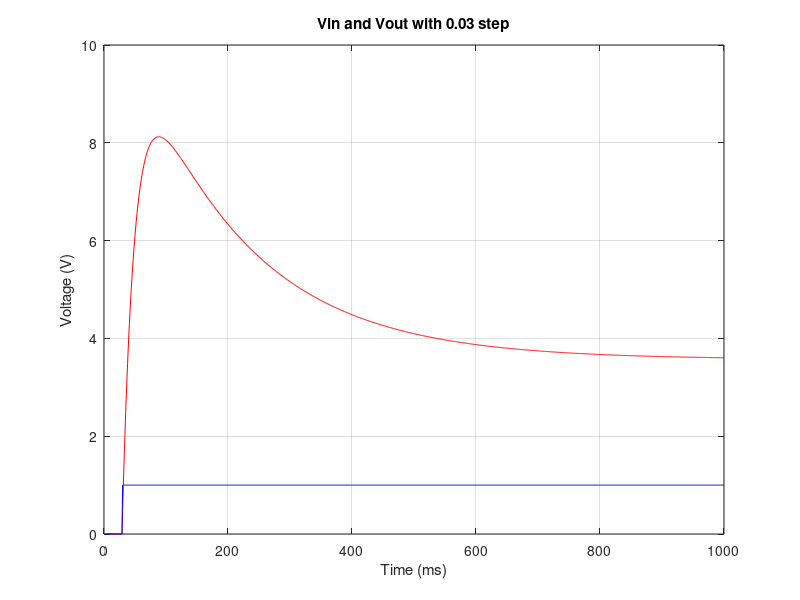
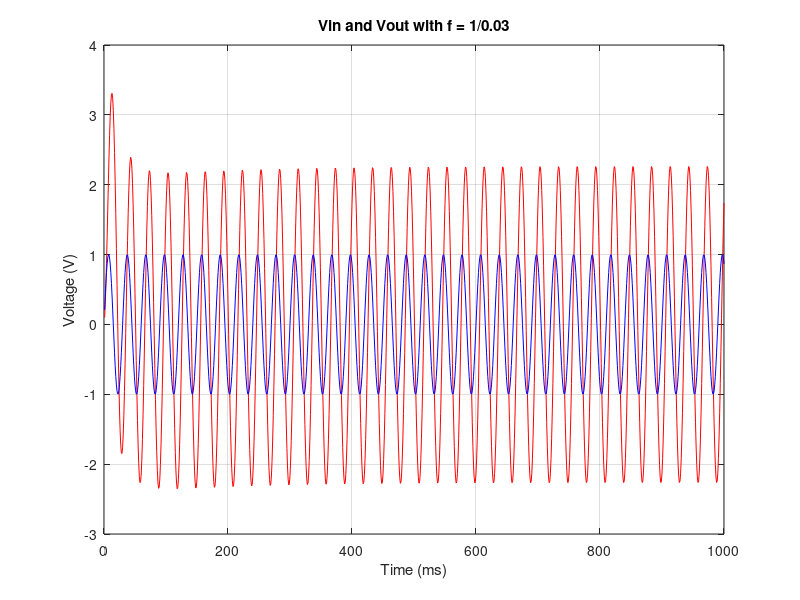
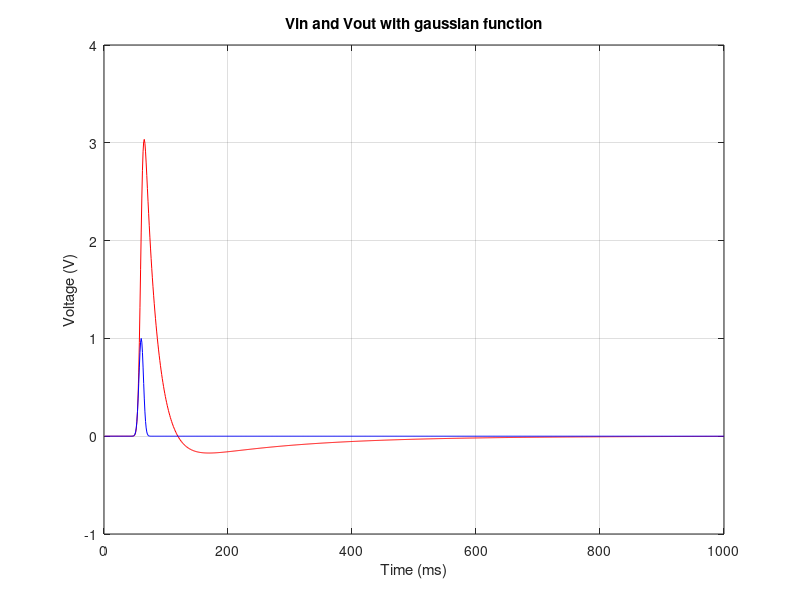
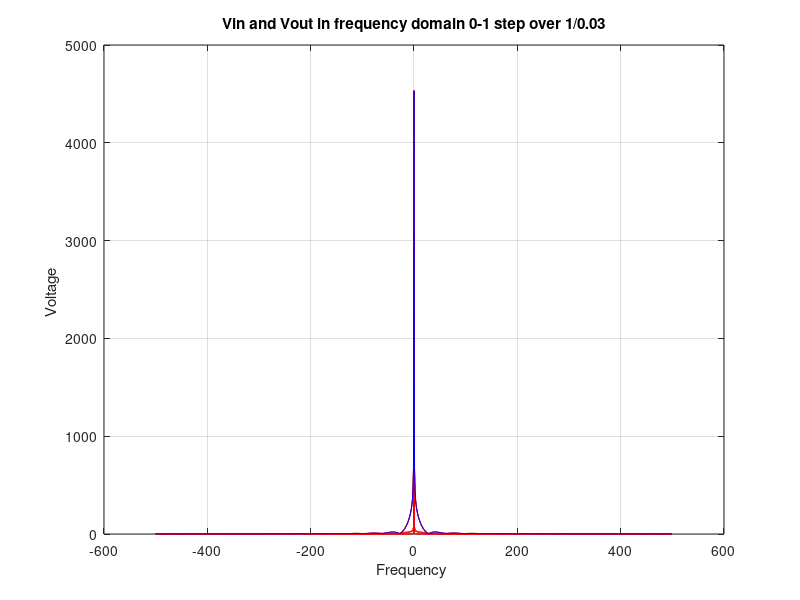

MATLAB code for these plots, in order:
%% Part 2
% In this part ,we plot Vin and Vo by varying Vin as a step , sine function
% and a gaussian pulse. Then , the frequency response of each is plotted.

close all
clear

R1 = 1;
G1 = 1/R1;
c = 0.25;
R2 = 2;
G2 = 1/R2;
L = 0.2;
R3 = 10;
G3 = 1/R3;
a = 100;
R4 = 0.1;
G4 = 1/R4;
Ro = 1000;
Go = 1/Ro;

C = [0 0 0 0 0 0 0
    -c c 0 0 0 0 0
    0 0 -L 0 0 0 0
    0 0 0 0 0 0 0
    0 0 0 0 0 0 0
    0 0 0 0 0 0 0
    0 0 0 0 0 0 0];

G = [1 0 0 0 0 0 0
    -G2 G1+G2 -1 0 0 0 0
    0 1 0 -1 0 0 0
    0 0 -1 G3 0 0 0
    0 0 0 0 -a 1 0
    0 0 0 G3 -1 0 0
    0 0 0 0 0 -G4 G4+Go];
F_on = [1
    0
    0
    0
    0
    0
    0];

F_off = [0
    0
    0
    0
    0
    0
    0];



%With step function input
ts = 1000;
V1 = zeros(7, ts);
Vn_1 = zeros(7, 1);
dt = 1e-3;
for i = 1:ts
    % We solve the equations now and store in V1
    if i < 30
        V1(:,i) = (C./dt+G)\(F_off+C*Vn_1/dt);
    elseif i == 30
        V1(:,i) = (C./dt+G)\(F_on+C*Vn_1/dt);
    else
        V1(:,i) = (C./dt+G)\(F_on+C*Vold/dt);
    end
    Vold = V1(:, i);
    
end
figure(1)
plot(1:ts, V1(7,:), 'r')
hold on
plot(1:ts, V1(1,:), 'b')
title('Vin and Vout with 0.03 step')
xlabel('Time (ms)')
ylabel('Voltage (V)')
grid on

% Now with sine function input

V2 = zeros (7 , ts);
Fsine = zeros (7, 1);

for j= 1:ts
    Fsine(1,1) = sin(2*pi*(1/0.03)*j/ts);
    
    if j==1
        V2(:,j) = (C./dt+G)\(Fsine+C*Vn_1/dt);
    else
        V2(:,j) = (C./dt+G)\(Fsine+C*Vold/dt);
    end
    Vold = V2(:, j);
end

figure(2)
plot(1:ts, V2(7,:), 'r')
hold on
plot(1:ts, V2(1,:), 'b')
title('Vin and Vout with f = 1/0.03')
xlabel('Time (ms)')
ylabel('Voltage (V)')
grid on

% Now we try with a Gaussian pulse

V3 = zeros (7 ,ts);
Fgauss = zeros(7 , 1);

for z = 1:ts
    Fgauss(1,1) = exp (-1/2 * ((z/ts - 0.06)/0.06^2)^2);
    
    if z == 1
        V3 (:,z) = (C./dt+G)\(Fgauss+C*Vn_1/dt);
    else
        V3 (:,z) = (C./dt+G)\(Fgauss+C*Vold/dt);
    end
    Vold = V3(:,z);
end
figure(3)
plot(1:ts, V3(7,:), 'r');
hold on;
plot(1:ts, V3(1,:), 'b');
title('Vin and Vout with gaussian function');
xlabel('Time (ms)');
ylabel('Voltage (V)');
grid on;


% Frequency reponses for each of the inputs
f = (-ts/2:ts/2-1);             

% Frequency response for step function input
fV1_in = fft(V1.');
fV1_out = fft(V1(7, :));
fsV1_in = fftshift(fV1_in);
fsV1_out = fftshift(fV1_out);
figure(4)
plot(f, abs(fsV1_in), 'r')
hold on
plot(f, abs(fsV1_out), 'b')
title('Vin and Vout in frequency domain 0-1 step over 1/0.03')
xlabel('Frequency ')
ylabel('Voltage ')
grid on

% Frequency response for sine function input
fV2 = fft(V2.');
fsV2 = fftshift(fV2);
figure(5)
plot(f, abs(fsV2(:, 1)), 'r');
hold on
plot(f, abs(fsV2(:, 7)), 'b');
title('Vin and Vout in frequency domain with a sin function with f = 1/0.03')
xlabel('Frequency in ms')
ylabel('Voltage as V ')
grid on

% Frequency response for guassian function input
fV3 = fft(V3.');
fsV3 = fftshift(fV3);
figure(6)
plot(f, abs(fsV3(:, 1)), 'r')
hold on
plot(f, abs(fsV3(:, 7)), 'b')
title('Vin and Vout in frequency domain with a Gaussian pulse')
xlabel('Frequency')
ylabel('Voltage')
grid on

